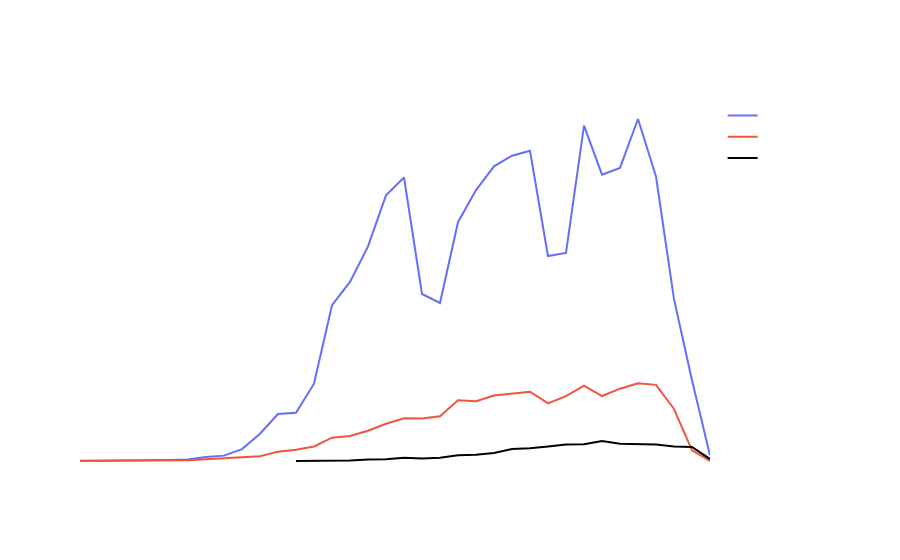

Notebook cell for this chart:
### Code cell
hosp_fig = go.Figure(data = [go.Line(name = 'New Cases', x = city_dfs['hosp-trends']['Date'], y = city_dfs['hosp-trends']['New Cases']),
                             go.Line(name = 'New Hospitalizations', x = city_dfs['hosp-trends']['Date'], y = city_dfs['hosp-trends']['Hospitalized Cases']),
                             go.Line(name = 'Deaths', x = city_dfs['hosp-trends']['Date'], y = city_dfs['hosp-trends']['Deaths'], marker_color = 'black')], layout = layout)
hosp_fig.update_layout(title = {'text': 'Hospital Trends',
                                 'x': 0.5,
                                 'xanchor': 'center'},
                        font = dict(family = 'Montserrat', size = 14, color = '#FFFFFF'))

### Figure 1 — Plotly figure (JSON) as saved in the notebook; plotly's stock layout.template omitted (floating-point values rounded to 4 significant figures)
{"data": [{"name": "New Cases", "type": "scatter", "x": ["3/2/20", "3/3/20", "3/4/20", "3/5/20", "3/6/20", "3/7/20", "3/8/20", "3/9/20", "3/10/20", "3/11/20", "3/12/20", "3/13/20", "3/14/20", "3/15/20", "3/16/20", "3/17/20", "3/18/20", "3/19/20", "3/20/20", "3/21/20", "3/22/20", "3/23/20", "3/24/20", "3/25/20", "3/26/20", "3/27/20", "3/28/20", "3/29/20", "3/30/20", "3/31/20", "4/1/20", "4/2/20", "4/3/20", "4/4/20", "4/5/20", "4/6/20"], "y": [1, 2, 10, 2, 8, 13, 20, 53, 71, 156, 357, 614, 630, 1009, 2033, 2337, 2799, 3465, 3699, 2179, 2062, 3115, 3534, 3844, 3982, 4046, 2673, 2714, 4374, 3735, 3823, 4461, 3711, 2112, 1054, 75]}, {"name": "New Hospitalizations", "type": "scatter", "x": ["3/2/20", "3/3/20", "3/4/20", "3/5/20", "3/6/20", "3/7/20", "3/8/20", "3/9/20", "3/10/20", "3/11/20", "3/12/20", "3/13/20", "3/14/20", "3/15/20", "3/16/20", "3/17/20", "3/18/20", "3/19/20", "3/20/20", "3/21/20", "3/22/20", "3/23/20", "3/24/20", "3/25/20", "3/26/20", "3/27/20", "3/28/20", "3/29/20", "3/30/20", "3/31/20", "4/1/20", "4/2/20", "4/3/20", "4/4/20", "4/5/20", "4/6/20"], "y": [3, 3, 5, 4, 5, 9, 12, 24, 38, 57, 62, 123, 149, 191, 305, 326, 395, 487, 557, 554, 584, 793, 780, 855, 882, 904, 753, 846, 984, 848, 944, 1014, 994, 679, 139, 1]}, {"marker": {"color": "black"}, "name": "Deaths", "type": "scatter", "x": ["3/2/20", "3/3/20", "3/4/20", "3/5/20", "3/6/20", "3/7/20", "3/8/20", "3/9/20", "3/10/20", "3/11/20", "3/12/20", "3/13/20", "3/14/20", "3/15/20", "3/16/20", "3/17/20", "3/18/20", "3/19/20", "3/20/20", "3/21/20", "3/22/20", "3/23/20", "3/24/20", "3/25/20", "3/26/20", "3/27/20", "3/28/20", "3/29/20", "3/30/20", "3/31/20", "4/1/20", "4/2/20", "4/3/20", "4/4/20", "4/5/20", "4/6/20"], "y": [null, null, null, null, null, null, null, null, null, 1, null, null, 2, 5, 9, 7, 21, 25, 43, 34, 44, 77, 84, 106, 156, 167, 191, 215, 220, 262, 225, 225, 217, 190, 184, 26]}], "layout": {"font": {"color": "#FFFFFF", "family": "Montserrat", "size": 14}, "paper_bgcolor": "rgba(0,0,0,0)", "plot_bgcolor": "rgba(0,0,0,0)", "title": {"text": "Hospital Trends", "x": 0.5, "xanchor": "center"}}}
